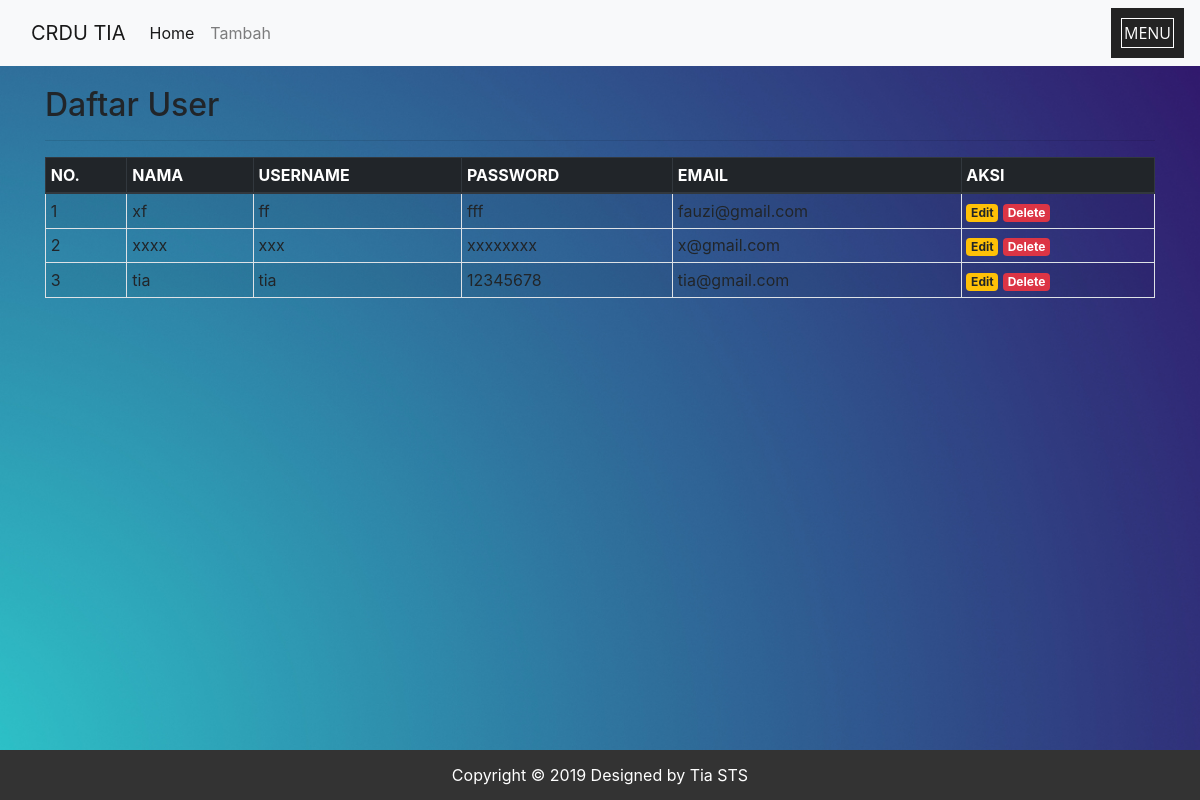
The page / on the database its author committed.
### tables this page shows
CREATE TABLE `user` (
  `id` int(10) NOT NULL,
  `nama` varchar(50) NOT NULL,
  `username` varchar(50) NOT NULL,
  `password` varchar(8) NOT NULL,
  `email` varchar(50) NOT NULL
);

### index.php (the view, shortened to what this page needs)
<?php
include('config.php');
?>
<!DOCTYPE html>
<html>
<head>
	<link rel="stylesheet" type="text/css" href="style.css">
	<link rel="stylesheet" href="https://stackpath.bootstrapcdn.com/bootstrap/4.1.3/css/bootstrap.min.css">
</head>
<body>
	<nav class="navbar navbar-expand-lg navbar-light bg-light">
		<div class="container">
			<a class="navbar-brand" href="#">CRDU TIA</a>
			<div class="collapse navbar-collapse" id="navbarSupportedContent">
				<ul class="navbar-nav mr-auto">
					<li class="nav-item active">
						<a class="nav-link" href="index.php">Home</a>
					</li>
					<li class="nav-item">
						<a class="nav-link" href="tambah.php">Tambah</a>
					</li>
				</ul>
			</div>
		</div>
		<div class="header">
		<header>
		<button class="tombol">MENU</button>
		</header>
	</nav>
	<div class="container" style="margin-top:20px">
		<h2>Daftar User</h2>
		<hr>
		<table class="table table-striped table-hover table-sm table-bordered">
			<thead class="thead-dark">
				<tr>
					<th>NO.</th>
					<th>NAMA</th>
					<th>USERNAME</th>
					<th>PASSWORD</th>
					<th>EMAIL</th>
					<th>AKSI</th>
				</tr>
			</thead>
			<tbody>
				<?php
				$sql = mysqli_query($koneksi, "SELECT * FROM user ORDER BY id DESC") or die(mysqli_error($koneksi));
				if(mysqli_num_rows($sql) > 0){
					$no = 1;
					while($data = mysqli_fetch_assoc($sql)){
						echo '
						<tr>
							<td>'.$no.'</td>
							<td>'.$data['nama'].'</td>
							<td>'.$data['username'].'</td>
							<td>'.$data['password'].'</td>
							<td>'.$data['email'].'</td>
							<td>
								<a href="edit.php?id='.$data['id'].'" class="badge badge-warning">Edit</a>
								<a href="delete.php?id='.$data['id'].'" class="badge badge-danger" onclick="return confirm(\'Yakin ingin menghapus data ini?\')">Delete</a>
							</td>
						</tr>
						';
						$no++;
					}
				}else{
					echo '
					<tr>
						<td colspan="6">Tidak ada data.</td>
					</tr>
					';
				}
				?>
		</table>
	</div>
	<div id="footer">
        Copyright &copy; 2019
        Designed by Tia STS
    </div>
</body>
</html>

### style.css (style rules this page uses)
html,body { height:100%; }
body { background: url(image/image.jpg) no-repeat fixed; background-size:100% 100%; }
#footer { height:50px; line-height:50px; background:#333; width: 100%; color:#fff; text-align: center; position:absolute; bottom:0px; }
body { padding: 0; margin: 0; }
header { background:#232323; padding:10px; color:#fff; font-family:"open sans"; overflow:hidden; margin: 0; }
.tombol { float: right; background: transparent; padding: 2px; color: #fff; border: 1px solid #fff; cursor: pointer; }

### rows shown on the page
user: nama "xf", username "ff", password "fff", email "fauzi@gmail.com"
user: nama "xxxx", username "xxx", password "xxxxxxxx", email "x@gmail.com"
user: nama "tia", username "tia", password "12345678", email "tia@gmail.com"
